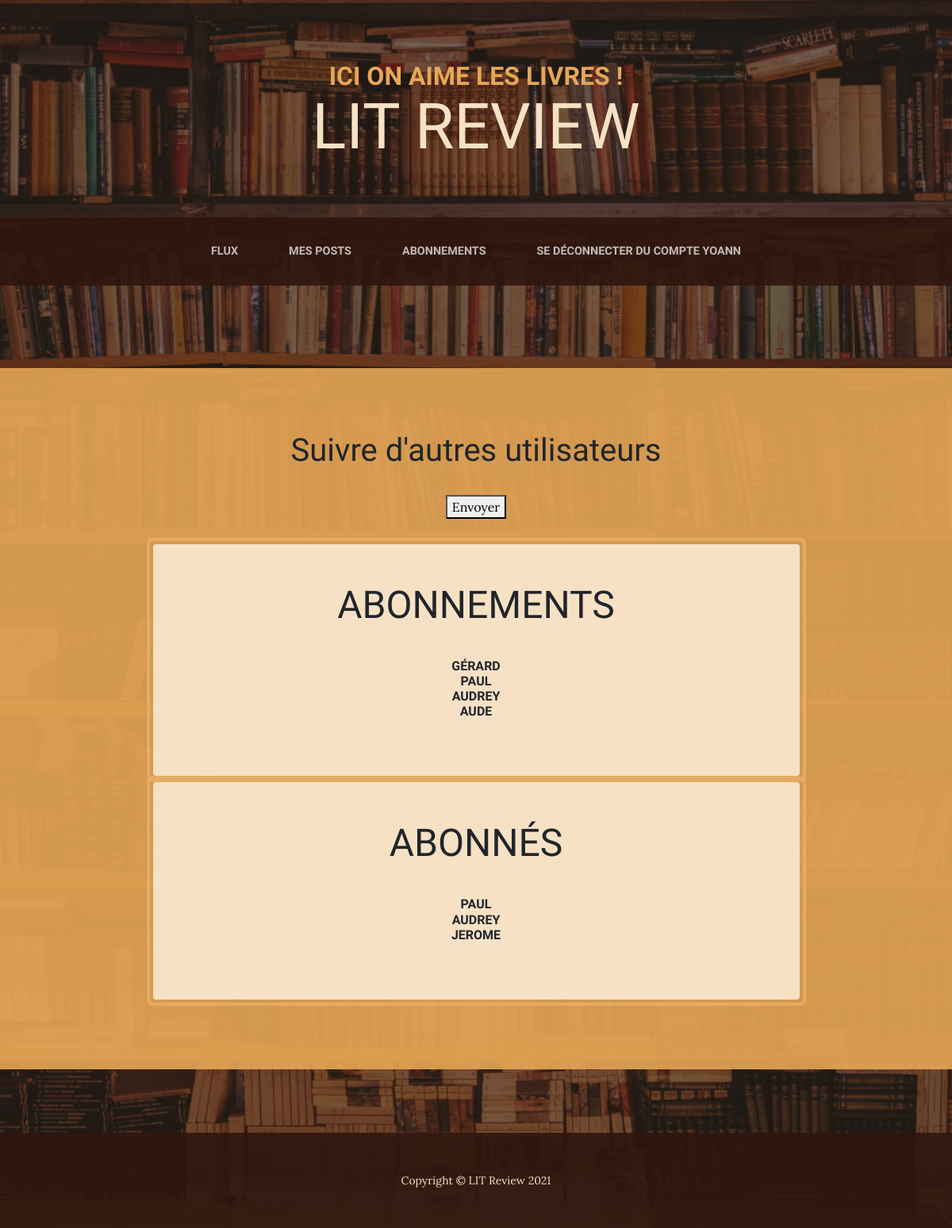
Page /reviews/user_follows/ (signed in) on the committed database.
### reviews/models.py (models this page shows, shortened)
class UserFollow(models.Model):
    user = models.ForeignKey(
        to=settings.AUTH_USER_MODEL, on_delete=models.CASCADE, related_name='following'
    )
    followed_user = models.ForeignKey(
        to=settings.AUTH_USER_MODEL, on_delete=models.CASCADE, related_name='followed_by'
    )
    class Meta:
        unique_together = ('user', 'followed_user', )
        verbose_name = _("Abonné à un utilisateur")
        verbose_name_plural = _("Abonnés aux utilisateurs")

### reviews/views.py (the view, shortened to what this page needs)
# urls.py: path('user_follows/', views.user_follows, name='user_follows'),
@login_required(login_url='reviews:login')
def user_follows(request):
    followings = UserFollow.objects.filter(user=request.user)
    followed_bys = UserFollow.objects.filter(followed_user=request.user)
    context = {
        'followings': followings,
        'followed_bys': followed_bys
    }
    return render(request, 'reviews/user_follows.html', context)

### reviews/templates/reviews/user_follows.html (shortened to what this page needs)
{% extends 'reviews/base.html' %}
    {% block content %}
        <section class="page-section cta text-center">
            <h1>Suivre d'autres utilisateurs</h1>
            <a href="{% url 'reviews:index' %}"><button>Envoyer</button></a>
            <div class="container">
                <div class="row">
                    <div class="col-xl-9 mx-auto">
                        <div class="cta-inner bg-faded text-center rounded">
                            <h2 class="section-heading mb-4">
                                <span class="section-heading-lower">Abonnements</span>
                                {% for following in followings %}
                                    <span class="section-heading-upper">{{ following.followed_user }}</span>
                                {% empty %}
                                    <span class="section-heading-upper">Vous n'êtes encore abonné à personne</span>
                                {% endfor %}
                            </h2>
                        </div>
                        <div class="cta-inner bg-faded text-center rounded">
                            <h2 class="section-heading mb-4">
                                <span class="section-heading-lower">Abonnés</span>
                                {% for followed_by in followed_bys %}
                                    <span class="section-heading-upper">{{ followed_by.user }}</span>
                                {% empty %}
                                    <span class="section-heading-upper">Personne ne vous suit ;-(</span>
                                {% endfor %}
                            </h2>
                        </div>
                    </div>
                </div>
            </div>
        </section>
{% endblock %}

### reviews/templates/reviews/base.html (shortened to what this page needs)
<!DOCTYPE html>
<html lang="fr">
    <head>
        {% load static %}
        <link href="{% static 'reviews/css/styles.css' %}" rel="stylesheet" />
        <link href="{% static 'reviews/css/components.css' %}" rel="stylesheet" />
    </head>
        <body>
        <header>
            <h1 class="site-heading text-center text-faded d-none d-lg-block">
                <span class="site-heading-upper text-primary mb-3">Ici on aime les livres !</span>
                <span class="site-heading-lower">LIT Review</span>
            </h1>
        </header>
        <nav class="navbar navbar-expand-lg navbar-dark py-lg-4" id="mainNav">
            <div class="container">
                <div class="collapse navbar-collapse" id="navbarSupportedContent">
                    <ul class="navbar-nav mx-auto">
                        <li class="nav-item px-lg-4"><a class="nav-link text-uppercase" href="{% url 'reviews:index' %}">Flux</a></li>
                        <li class="nav-item px-lg-4"><a class="nav-link text-uppercase" href="{% url 'reviews:my_posts' %}">Mes posts</a></li>
                        <li class="nav-item px-lg-4"><a class="nav-link text-uppercase" href="{% url 'reviews:user_follows' %}">Abonnements</a></li>
                        <li class="nav-item px-lg-4"><a class="nav-link text-uppercase" href="{% url 'reviews:logout' %}">Se déconnecter du compte {{ request.user }}</a></li>
                    </ul>
                </div>
            </div>
        </nav>
        {%block content %}{% endblock %}
        <footer class="footer text-faded text-center py-5">
            <div class="container"><p class="m-0 small">Copyright &copy; LIT Review 2021</p></div>
        </footer>
    </body>
</html>

### rows in the picture
UserFollow: followed_user "GÉRARD"
UserFollow: followed_user "PAUL"
UserFollow: followed_user "AUDREY"
UserFollow: followed_user "AUDE"
UserFollow: user "PAUL"
UserFollow: user "AUDREY"
UserFollow: user "JEROME"

### other values in the picture
{{ request.user }} "YOANN"
